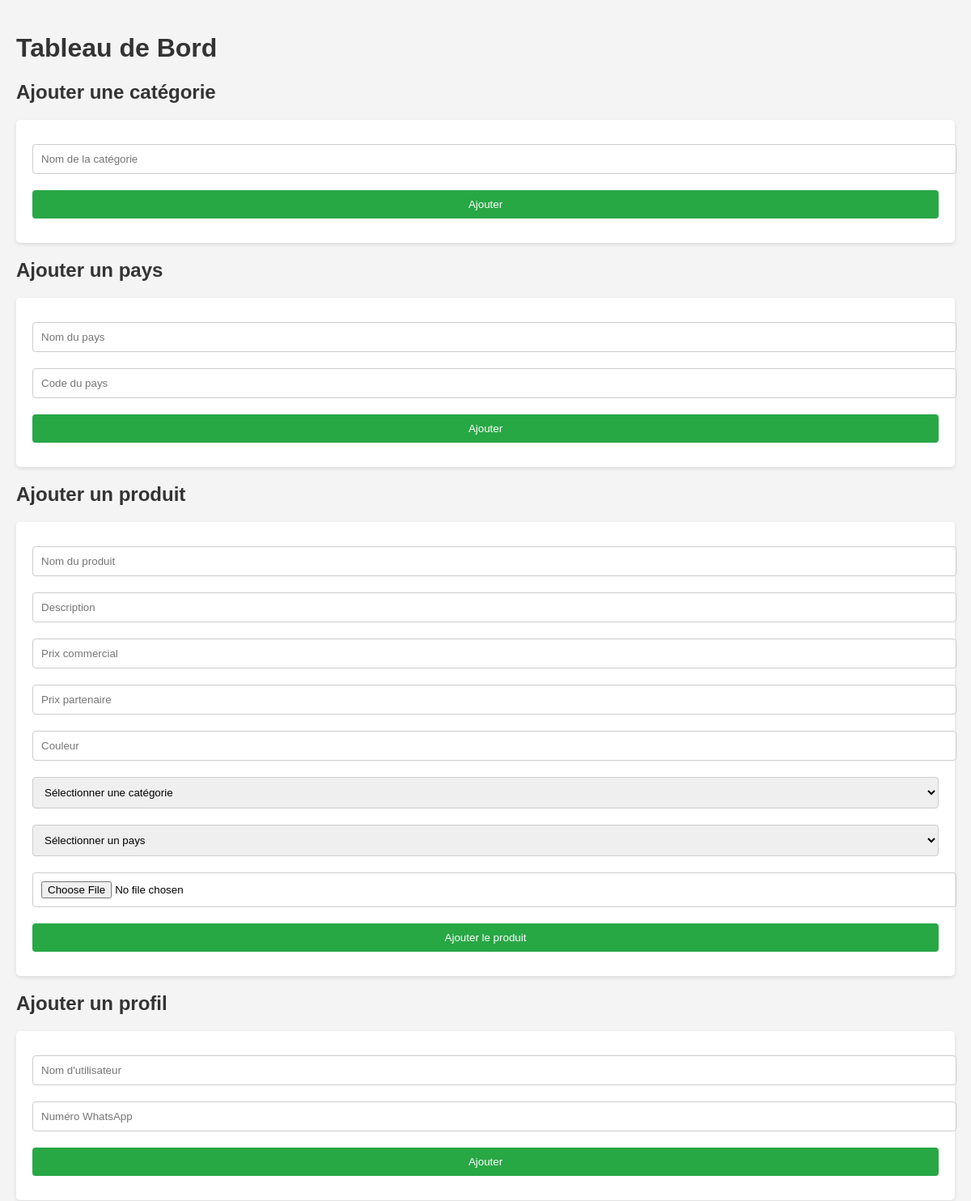
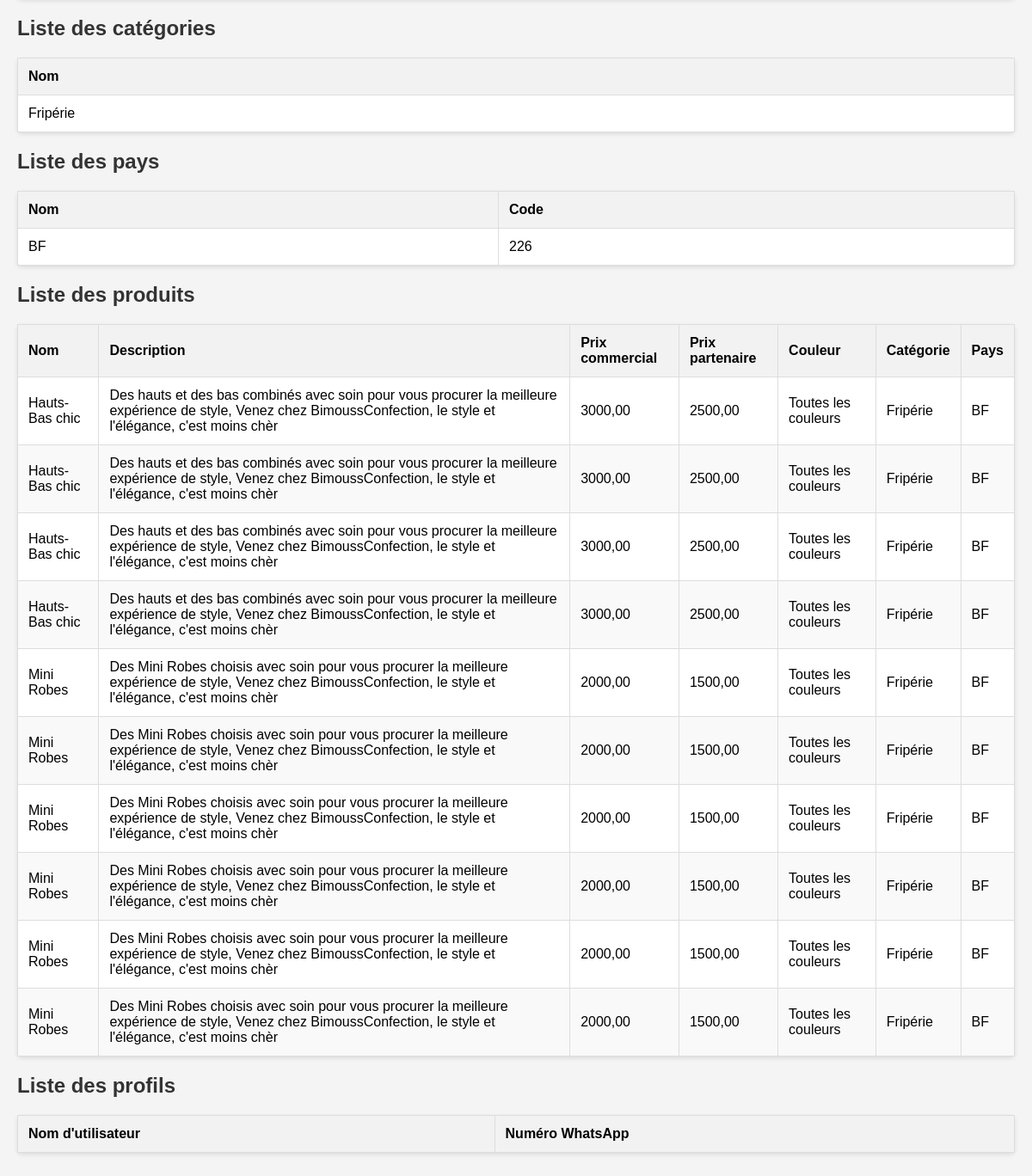
/dashboard/, run on the app's committed database (2 pictures, top to bottom).
### esperanza/models.py (models this page shows, shortened)
class Categorie(models.Model):
    nom = models.CharField(max_length=255)

class Pays(models.Model):
    nom = models.CharField(max_length=255)
    code = models.CharField(max_length=10)

class Produit(models.Model):
    nom = models.CharField(max_length=255)  # Champ obligatoire
    description = models.TextField(blank=True, null=True)  # Facultatif
    caracteristiques_particulieres = models.TextField(blank=True, null=True)  # Facultatif
    prix_commercial = models.DecimalField(max_digits=10, decimal_places=2)  # Champ obligatoire
    prix_partenaire = models.DecimalField(max_digits=10, decimal_places=2, blank=True, null=True)  # Facultatif
    couleur = models.CharField(max_length=50, blank=True, null=True)  # Facultatif
    categorie = models.ForeignKey(Categorie, on_delete=models.CASCADE)  # Champ obligatoire
    image = models.ImageField(upload_to='produits/', blank=False, null=False)  # Image obligatoire
    pays = models.ForeignKey(Pays, on_delete=models.CASCADE, blank=True, null=True)  # Facultatif

### esperanza/views.py (the view, shortened to what this page needs)
# urls.py: path('dashboard/', views.dashboard_view, name='dashboard_view'),
def dashboard_view(request):
    categories = Categorie.objects.all()
    pays = Pays.objects.all()
    produits = Produit.objects.all()
    profils = Profil.objects.all()
    context = {
        'categories': categories,
        'pays': pays,
        'produits': produits,
        'profils': profils,
    }
    return render(request, 'dashboard.html', context)

### esperanza/templates/dashboard.html (shortened to what this page needs)
<!DOCTYPE html>
<html lang="fr">
<head>
</head>
<body>
    <h1>Tableau de Bord</h1>
    <h2>Ajouter une catégorie</h2>
    <form method="POST">
        <input type="text" name="categorie_nom" placeholder="Nom de la catégorie" required>
        <button type="submit">Ajouter</button>
    </form>
    <h2>Ajouter un pays</h2>
    <form method="POST">
        <input type="text" name="pays_nom" placeholder="Nom du pays" required>
        <input type="text" name="pays_code" placeholder="Code du pays" required>
        <button type="submit">Ajouter</button>
    </form>
    <h2>Ajouter un produit</h2>
    <form method="POST" enctype="multipart/form-data">
        <input type="text" name="produit_nom" placeholder="Nom du produit" required>
        <input type="text" name="produit_description" placeholder="Description">
        <input type="number" name="produit_prix_commercial" placeholder="Prix commercial" required>
        <input type="number" name="produit_prix_partenaire" placeholder="Prix partenaire">
        <input type="text" name="produit_couleur" placeholder="Couleur">
        <select name="produit_categorie" required>
            <option value="">Sélectionner une catégorie</option>
        </select>
        <select name="produit_pays">
            <option value="">Sélectionner un pays</option>
        </select>
        <input type="file" name="image">
        <button type="submit">Ajouter le produit</button>
    </form>
    <h2>Ajouter un profil</h2>
    <form method="POST">
        <input type="text" name="profil_username" placeholder="Nom d'utilisateur" required>
        <input type="text" name="profil_whatsapp" placeholder="Numéro WhatsApp" required>
        <button type="submit">Ajouter</button>
    </form>
    <h2>Liste des catégories</h2>
    <table>
        <thead>
            <tr>
                <th>Nom</th>
            </tr>
        </thead>
        <tbody>
            {% for categorie in categories %}
                <tr>
                    <td>{{ categorie.nom }}</td>
                </tr>
            {% endfor %}
        </tbody>
    </table>
    <h2>Liste des pays</h2>
    <table>
        <thead>
            <tr>
                <th>Nom</th>
                <th>Code</th>
            </tr>
        </thead>
        <tbody>
            {% for p in pays %}
                <tr>
                    <td>{{ p.nom }}</td>
                    <td>{{ p.code }}</td>
                </tr>
            {% endfor %}
        </tbody>
    </table>
    <h2>Liste des produits</h2>
    <table>
        <thead>
            <tr>
                <th>Nom</th>
                <th>Description</th>
                <th>Prix commercial</th>
                <th>Prix partenaire</th>
                <th>Couleur</th>
                <th>Catégorie</th>
                <th>Pays</th>
            </tr>
        </thead>
        <tbody>
            {% for produit in produits %}
                <tr>
                    <td>{{ produit.nom }}</td>
                    <td>{{ produit.description }}</td>
                    <td>{{ produit.prix_commercial }}</td>
                    <td>{{ produit.prix_partenaire }}</td>
                    <td>{{ produit.couleur }}</td>
                    <td>{{ produit.categorie.nom }}</td>
                    <td>{{ produit.pays.nom }}</td>
                </tr>
            {% endfor %}
        </tbody>
    </table>
    <h2>Liste des profils</h2>
    <table>
        <thead>
            <tr>
                <th>Nom d'utilisateur</th>
                <th>Numéro WhatsApp</th>
            </tr>
        </thead>
    </table>
</body>
</html>

### esperanza/templates/dashboard.html (style rules this page uses)
body { font-family: Arial, sans-serif; background-color: #f4f4f4; margin: 0; padding: 20px; }
h1, h2 { color: #333; font-weight: bold; }
form { background-color: #fff; padding: 20px; border-radius: 5px; margin-bottom: 20px; box-shadow: 0 2px 5px rgba(0,0,0,0.1); }
form input, form select, form button { width: 100%; padding: 10px; margin: 10px 0; border: 1px solid #ccc; border-radius: 4px; }
form button { background-color: #28a745; color: white; border: none; cursor: pointer; }
table { width: 100%; border-collapse: collapse; margin: 20px 0; background-color: #fff; box-shadow: 0 2px 5px rgba(0,0,0,0.1); border-radius: 5px; }
table, th, td { border: 1px solid #ddd; }
th, td { padding: 12px; text-align: left; }
th { background-color: #f2f2f2; font-weight: bold; }
tbody tr:nth-child(even) { background-color: #f9f9f9; }
table td { word-wrap: break-word; }

### data on the page
Categorie: nom "Fripérie"
Pays: nom "BF", code "226"
Produit: nom "Hauts-Bas chic", description "Des hauts et des bas combinés avec soin pour vous procurer la meilleure expérience de style, Venez chez BimoussConfection, le style et l'élégance, c'est moins chèr", prix_commercial "3000,00", prix_partenaire "2500,00", couleur "Toutes les couleurs", categorie.nom "Fripérie", pays.nom "BF"
Produit: nom "Hauts-Bas chic", description "Des hauts et des bas combinés avec soin pour vous procurer la meilleure expérience de style, Venez chez BimoussConfection, le style et l'élégance, c'est moins chèr", prix_commercial "3000,00", prix_partenaire "2500,00", couleur "Toutes les couleurs", categorie.nom "Fripérie", pays.nom "BF"
Produit: nom "Hauts-Bas chic", description "Des hauts et des bas combinés avec soin pour vous procurer la meilleure expérience de style, Venez chez BimoussConfection, le style et l'élégance, c'est moins chèr", prix_commercial "3000,00", prix_partenaire "2500,00", couleur "Toutes les couleurs", categorie.nom "Fripérie", pays.nom "BF"
Produit: nom "Hauts-Bas chic", description "Des hauts et des bas combinés avec soin pour vous procurer la meilleure expérience de style, Venez chez BimoussConfection, le style et l'élégance, c'est moins chèr", prix_commercial "3000,00", prix_partenaire "2500,00", couleur "Toutes les couleurs", categorie.nom "Fripérie", pays.nom "BF"
Produit: nom "Mini Robes", description "Des Mini Robes choisis avec soin pour vous procurer la meilleure expérience de style, Venez chez BimoussConfection, le style et l'élégance, c'est moins chèr", prix_commercial "2000,00", prix_partenaire "1500,00", couleur "Toutes les couleurs", categorie.nom "Fripérie", pays.nom "BF"
Produit: nom "Mini Robes", description "Des Mini Robes choisis avec soin pour vous procurer la meilleure expérience de style, Venez chez BimoussConfection, le style et l'élégance, c'est moins chèr", prix_commercial "2000,00", prix_partenaire "1500,00", couleur "Toutes les couleurs", categorie.nom "Fripérie", pays.nom "BF"
Produit: nom "Mini Robes", description "Des Mini Robes choisis avec soin pour vous procurer la meilleure expérience de style, Venez chez BimoussConfection, le style et l'élégance, c'est moins chèr", prix_commercial "2000,00", prix_partenaire "1500,00", couleur "Toutes les couleurs", categorie.nom "Fripérie", pays.nom "BF"
Produit: nom "Mini Robes", description "Des Mini Robes choisis avec soin pour vous procurer la meilleure expérience de style, Venez chez BimoussConfection, le style et l'élégance, c'est moins chèr", prix_commercial "2000,00", prix_partenaire "1500,00", couleur "Toutes les couleurs", categorie.nom "Fripérie", pays.nom "BF"
Produit: nom "Mini Robes", description "Des Mini Robes choisis avec soin pour vous procurer la meilleure expérience de style, Venez chez BimoussConfection, le style et l'élégance, c'est moins chèr", prix_commercial "2000,00", prix_partenaire "1500,00", couleur "Toutes les couleurs", categorie.nom "Fripérie", pays.nom "BF"
Produit: nom "Mini Robes", description "Des Mini Robes choisis avec soin pour vous procurer la meilleure expérience de style, Venez chez BimoussConfection, le style et l'élégance, c'est moins chèr", prix_commercial "2000,00", prix_partenaire "1500,00", couleur "Toutes les couleurs", categorie.nom "Fripérie", pays.nom "BF"
